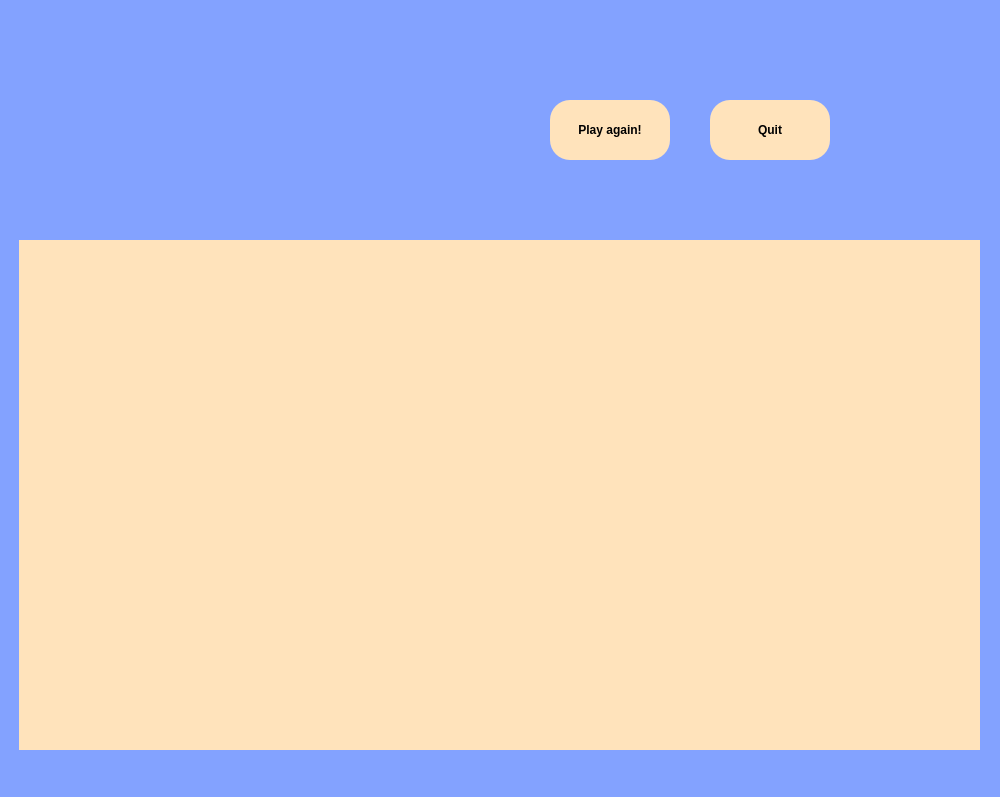
<?xml version="1.0" encoding="UTF-8"?>
<ui version="4.0">
 <class>ParadigmSummary</class>
 <widget class="QWidget" name="ParadigmSummary">
  <property name="geometry">
   <rect>
    <x>0</x>
    <y>0</y>
    <width>1000</width>
    <height>797</height>
   </rect>
  </property>
  <property name="windowTitle">
   <string>ParadigmSummary</string>
  </property>
  <widget class="QWidget" name="widget" native="true">
   <property name="geometry">
    <rect>
     <x>0</x>
     <y>0</y>
     <width>1000</width>
     <height>800</height>
    </rect>
   </property>
   <property name="styleSheet">
    <string notr="true">QWidget#widget {
	background-color: #83A2FF;
	color: #FFFFFF;
}</string>
   </property>
   <widget class="QTableView" name="summary_table">
    <property name="geometry">
     <rect>
      <x>19</x>
      <y>240</y>
      <width>961</width>
      <height>510</height>
     </rect>
    </property>
    <property name="sizePolicy">
     <sizepolicy hsizetype="Expanding" vsizetype="Expanding">
      <horstretch>0</horstretch>
      <verstretch>1</verstretch>
     </sizepolicy>
    </property>
    <property name="font">
     <font>
      <pointsize>-1</pointsize>
      <weight>75</weight>
      <bold>true</bold>
     </font>
    </property>
    <property name="styleSheet">
     <string notr="true">QTableView {
     font-size: 24px;  /* Set font size for cells */
     color: white;     /* Set text color for cells */
	border: 2px solid #000000; /* Border color and width */
	padding: 10px; /* Adjust padding as needed */
	background-color: #FFE3BB;
	color: black;
	font-weight: bold;
	border: none;
}

QHeaderView::section {
	font-size: 32px;
     color: white;     /* Set text color for header */
     background-color: #FFD28F; /* Set background color for header */
     border: 1px solid #555; /* Set border for header */
	height: 36px;     /* Set height for each header */
	width: 260px;
	font-weight: bold;
}</string>
    </property>
    <property name="alternatingRowColors">
     <bool>true</bool>
    </property>
    <property name="cornerButtonEnabled">
     <bool>false</bool>
    </property>
    <attribute name="verticalHeaderDefaultSectionSize">
     <number>22</number>
    </attribute>
    <attribute name="verticalHeaderStretchLastSection">
     <bool>false</bool>
    </attribute>
   </widget>
   <widget class="QLabel" name="score_label">
    <property name="geometry">
     <rect>
      <x>34</x>
      <y>50</y>
      <width>481</width>
      <height>161</height>
     </rect>
    </property>
    <property name="sizePolicy">
     <sizepolicy hsizetype="Preferred" vsizetype="Expanding">
      <horstretch>0</horstretch>
      <verstretch>0</verstretch>
     </sizepolicy>
    </property>
    <property name="font">
     <font>
      <pointsize>12</pointsize>
      <weight>75</weight>
      <bold>true</bold>
     </font>
    </property>
    <property name="styleSheet">
     <string notr="true">border-radius: 50%; /* Makes the label circular */
border: 2px solid #000000; /* Border color and width */
padding: 10px; /* Adjust padding as needed */
background-color: #83A2FF;
color: #FFD28F;
border: none;
</string>
    </property>
    <property name="text">
     <string/>
    </property>
    <property name="wordWrap">
     <bool>true</bool>
    </property>
   </widget>
   <widget class="QPushButton" name="play_again_button">
    <property name="geometry">
     <rect>
      <x>550</x>
      <y>100</y>
      <width>120</width>
      <height>60</height>
     </rect>
    </property>
    <property name="font">
     <font>
      <weight>75</weight>
      <bold>true</bold>
     </font>
    </property>
    <property name="styleSheet">
     <string notr="true">QPushButton {
	border-radius: 20px; /* Adjust the radius as needed */
	background-color: #FFE3BB;
}
QPushButton:hover {
	background-color: #FFD28F;
	}
QPushButton:pressed {
	background-color: #B4BDFF;
}</string>
    </property>
    <property name="text">
     <string>Play again!</string>
    </property>
   </widget>
   <widget class="QPushButton" name="quit_button">
    <property name="geometry">
     <rect>
      <x>710</x>
      <y>100</y>
      <width>120</width>
      <height>60</height>
     </rect>
    </property>
    <property name="font">
     <font>
      <weight>75</weight>
      <bold>true</bold>
     </font>
    </property>
    <property name="styleSheet">
     <string notr="true">QPushButton {
	border-radius: 20px; /* Adjust the radius as needed */
	background-color: #FFE3BB;
}
QPushButton:hover {
	background-color: #FFD28F;
	}
QPushButton:pressed {
	background-color: #B4BDFF;
}</string>
    </property>
    <property name="text">
     <string>Quit</string>
    </property>
   </widget>
  </widget>
 </widget>
 <resources/>
 <connections/>
</ui>
